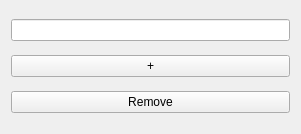
<?xml version="1.0" encoding="UTF-8"?>
<ui version="4.0">
 <class>MovingModalityWidgetControls</class>
 <widget class="QWidget" name="MovingModalityWidgetControls">
  <property name="geometry">
   <rect>
    <x>0</x>
    <y>0</y>
    <width>301</width>
    <height>134</height>
   </rect>
  </property>
  <property name="windowTitle">
   <string>Form</string>
  </property>
  <layout class="QVBoxLayout" name="widgetList">
   <item>
    <layout class="QHBoxLayout" name="horizontalLayout">
     <item>
      <widget class="QLineEdit" name="lineEditName"/>
     </item>
    </layout>
   </item>
   <item>
    <layout class="QHBoxLayout" name="movingPointSetData">
     <item>
      <widget class="QPushButton" name="addMovingPointSet">
       <property name="minimumSize">
        <size>
         <width>25</width>
         <height>0</height>
        </size>
       </property>
       <property name="text">
        <string>+</string>
       </property>
      </widget>
     </item>
    </layout>
   </item>
   <item>
    <widget class="QPushButton" name="btnRemove">
     <property name="text">
      <string>Remove</string>
     </property>
    </widget>
   </item>
  </layout>
 </widget>
 <resources/>
 <connections/>
</ui>
